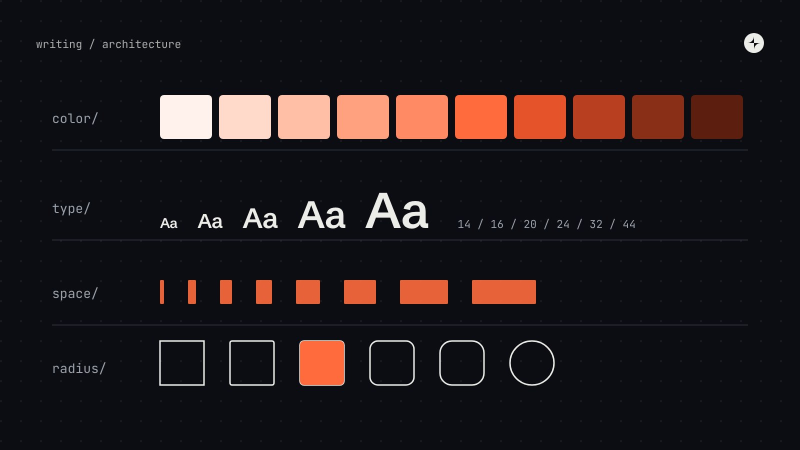
#> input picture assets/images/blog/foundations.jpg, 1600 x 900 px, given in place of 40000001_93521.png, which was not available (shown at 1/2 size)
$ python lego_crops.py ../../assets/images/blog
#> lines starting #> are read from the running program, lines starting #| are printed output that depends on the picture
"""Cut crisp component crops from the 2x Figma sheet renders (scratch folder given as argv[1]).
Coordinates are in 1x sheet pixels; output is 2x, written to assets/work/cars24-lego/k-<name>.webp."""
import sys, os
from PIL import Image
Image.MAX_IMAGE_PIXELS = None
HI = sys.argv[1]
HERE = os.path.dirname(os.path.abspath(__file__))
OUT = os.path.join(HERE, "..", "..", "assets", "work", "cars24-lego")
C = {
  "button": ("40000001_93521", 115, 330, 915, 820, 1149),
  "button-primary": ("40000001_93521", 560, 330, 470, 400, 1149),
  "chips": ("1180_13973", 232, 452, 700, 460, 1148),
  "toast": ("1185_11742", 205, 625, 735, 205, 1148),
  "inline": ("1185_11996", 200, 410, 730, 450, 1148),
  "snackbar": ("40000001_89626", 100, 400, 945, 600, 1148),
  "segment": ("1180_12349", 180, 450, 780, 580, 1148),
  "tabs": ("40000001_97146", 348, 500, 410, 370, 1640),
  "tabs-dark": ("40000001_97146", 792, 512, 410, 356, 1640),
  "switch": ("40000001_87425", 180, 380, 840, 620, 1148),
  "checkbox": ("40000001_87236", 180, 380, 420, 900, 1148),
  "avatar": ("1204_14893", 330, 440, 510, 560, 1148),
  "stepper": ("1212_19672", 170, 470, 1160, 250, 1500),
  "rating": ("1191_12883", 290, 1585, 720, 330, 1148),
  "badge": ("1185_12250", 1740, 330, 420, 430, 2669),
  "input": ("40000001_92577", 150, 375, 360, 100, 1148),
  "input-states": ("40000001_92577", 150, 375, 360, 880, 1148),
  "input-grid": ("40000001_92577", 150, 375, 800, 620, 1148),
  "phone": ("40000001_86683", 380, 470, 380, 640, 1148),
  "reg": ("40000001_83559", 390, 430, 350, 620, 1148),
  "otp": ("1215_12420", 250, 400, 600, 560, 2528),
  "tooltip": ("1180_15167", 395, 380, 320, 420, 1148),
  "header": ("40000001_105743", 40, 650, 1260, 340, 1333),
}
for k, (f, x, y, w, h, W1) in C.items():
    im = Image.open(os.path.join(HI, f + ".png")).convert("RGB")
#> im is the input picture: PIL image 1600x900 RGB; mean R, G, B 32.1, 24.8, 26.9
    s = im.width / W1
#> s = 1.39
    c = im.crop((round(x * s), round(y * s), round((x + w) * s), round((y + h) * s)))
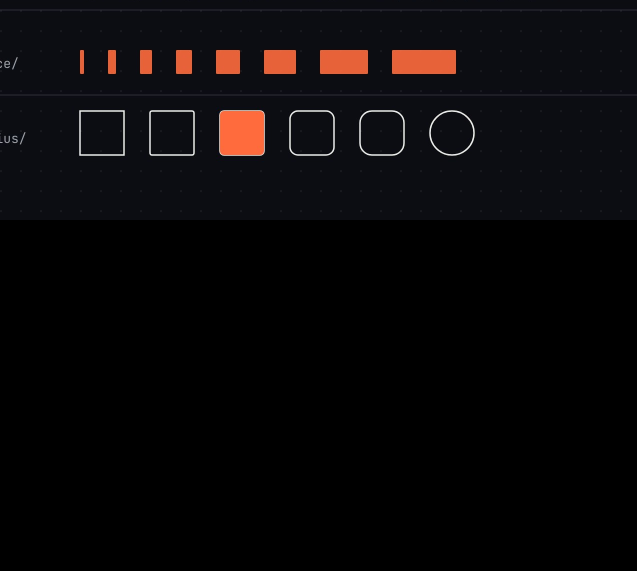
#> c: PIL image 1274x1141 RGB (shown at 1/2 size); mean R, G, B 9.9, 7.7, 8.7
    c.save(os.path.join(OUT, "k-" + k + ".webp"), quality=86, method=6)
    print(k, c.size)
#| button (1274, 1141)
#> pass 3 of the loop `for k, (f, x, y, w, h, W1) in C.items():`:
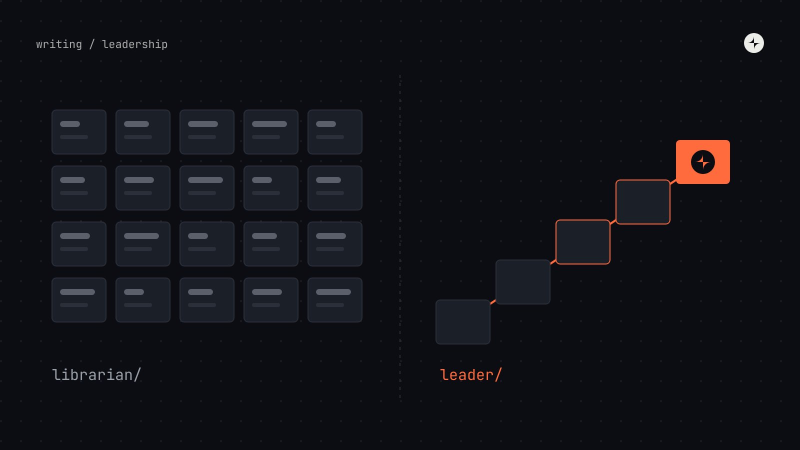
#> input picture assets/images/blog/librarian-vs-leader.jpg, 1600 x 900 px, given in place of 1180_13973.png, which was not available (shown at 1/2 size)
#> im is the input picture: PIL image 1600x900 RGB; mean R, G, B 17.5, 17.9, 23.3
#> `c = im.crop((round(x * s), round(y * s), round((x + w) * s), round((y ..`:
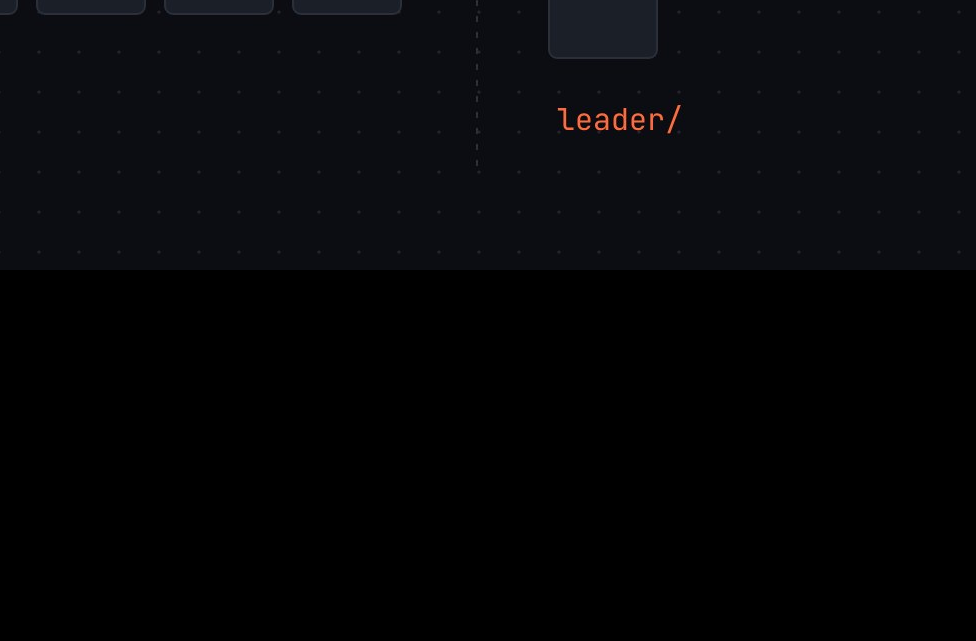
#> c: PIL image 976x641 RGB; mean R, G, B 5.7, 6, 8.1
#| chips (976, 641)
#> (the run stopped early here; a loop or call above may not have finished)
